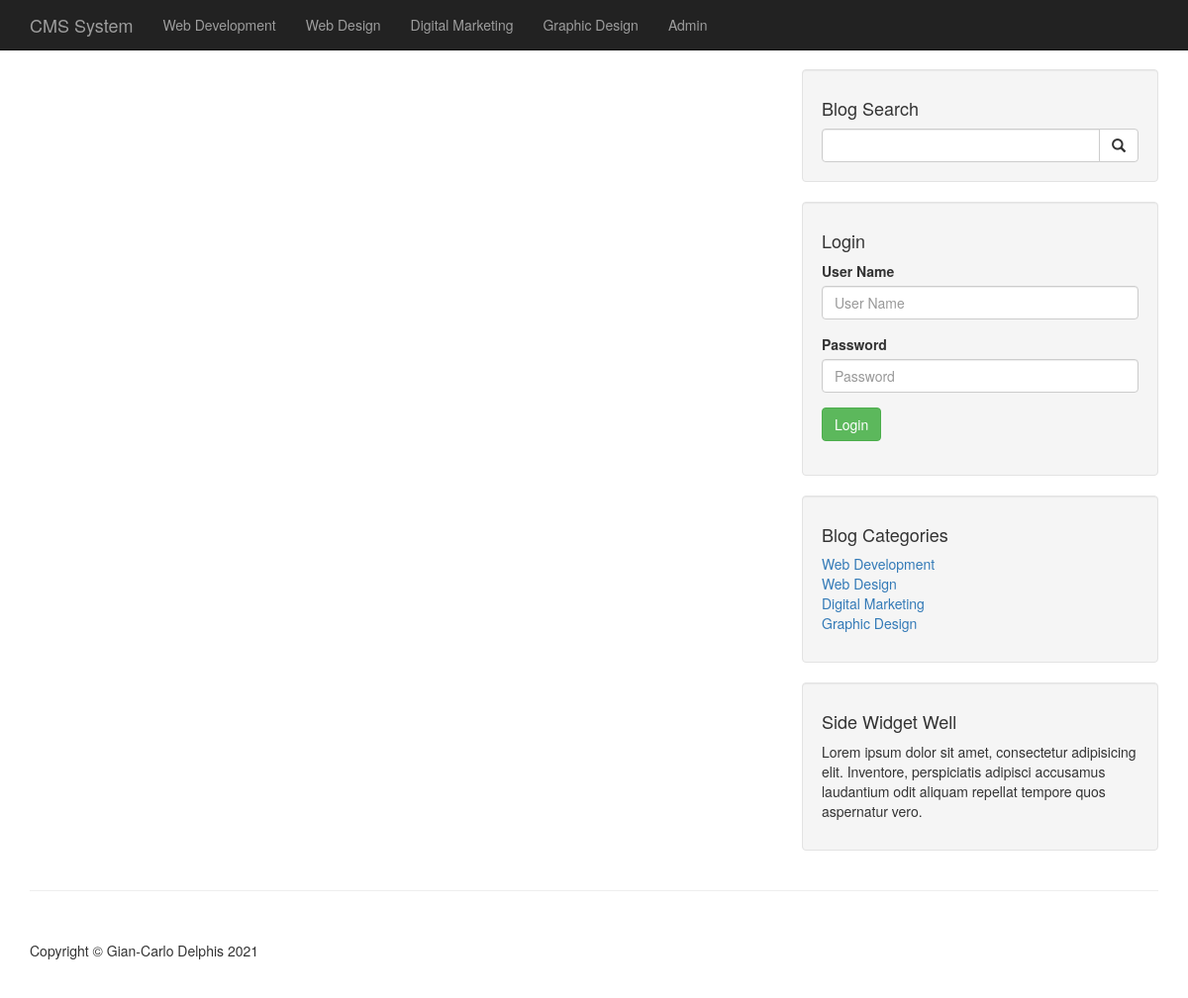
The app's page /category.php with its own data.
### tables this page shows
CREATE TABLE `categories` (
  `cat_id` int(11) NOT NULL,
  `cat_title` varchar(300) NOT NULL
);

### includes/side_bar.php (the view)
<div class="col-md-4">
<div class="well">
    <h4>Blog Search</h4>
    <form action="search.php" method="POST">
        <div class="input-group">
            <input type="text" class="form-control" name="search">
            <span class="input-group-btn">
                <button class="btn btn-default" type="submit" name="btn_search">
                    <span class="glyphicon glyphicon-search"></span>
            </button>
            </span>
        </div>
    </form>
</div>
<div class="well">
    <h4>Login</h4>
    <form action="includes/login.php" method="POST">
        <div class="form-group">
            <label>User Name</label>
            <input type="text" name="username" class="form-control" placeholder="User Name">
        </div>
        <div class="form-group">
            <label>Password</label>
            <input type="password" name="password" placeholder="Password" class="form-control">
        </div>
        <div class="form-group">
            <button type="submit" class="btn btn-success" name="btn_login"> Login</button>
        </div>
    </form>
</div>
<div class="well">
    <h4>Blog Categories</h4>
    <div class="row">
        <div class="col-lg-12">
            <ul class="list-unstyled">
                <?php
                $query = "SELECT * FROM categories";
                    $result = mysqli_query($con, $query);
                    while($row = mysqli_fetch_assoc($result)) {
                        $cat_id = $row ['cat_id'];
                        $cat_title = $row ['cat_title'];
                        echo "<li><a href='category.php?category={$cat_id};'>{$cat_title}</a></li>";
                    }
                    ?>
            </ul>
        </div>
    </div>
</div>
<div class="well">
    <h4>Side Widget Well</h4>
    <p>Lorem ipsum dolor sit amet, consectetur adipisicing elit. Inventore, perspiciatis adipisci accusamus laudantium odit aliquam repellat tempore quos aspernatur vero.</p>
</div>
</div>
</div>

### includes/nav.php (shortened to what this page needs)
<?php require_once "includes/db.php"?>
<nav class="navbar navbar-inverse navbar-fixed-top" role="navigation">
        <div class="container">
            <div class="navbar-header">
                <a class="navbar-brand" href="./index.php">CMS System</a>
            </div>
            <div class="collapse navbar-collapse" id="bs-example-navbar-collapse-1">
                <ul class="nav navbar-nav">
                <?php
                    $query = "SELECT * FROM categories";
                    $result = mysqli_query($con, $query);
                    while($row = mysqli_fetch_assoc($result)) {
                        $cat_title = $row ['cat_title'];
                        echo "<li><a href='#'>{$cat_title}</a></li>";
                    }
                ?>
                <li><a href="admin">Admin</a></li>
                </ul>
            </div>
        </div>
    </nav>

### css/blog-home.css (style rules this page uses)
body { padding-top: 70px; }

### records on screen
categories: cat_title "Web Development"
categories: cat_title "Web Design"
categories: cat_title "Digital Marketing"
categories: cat_title "Graphic Design"
